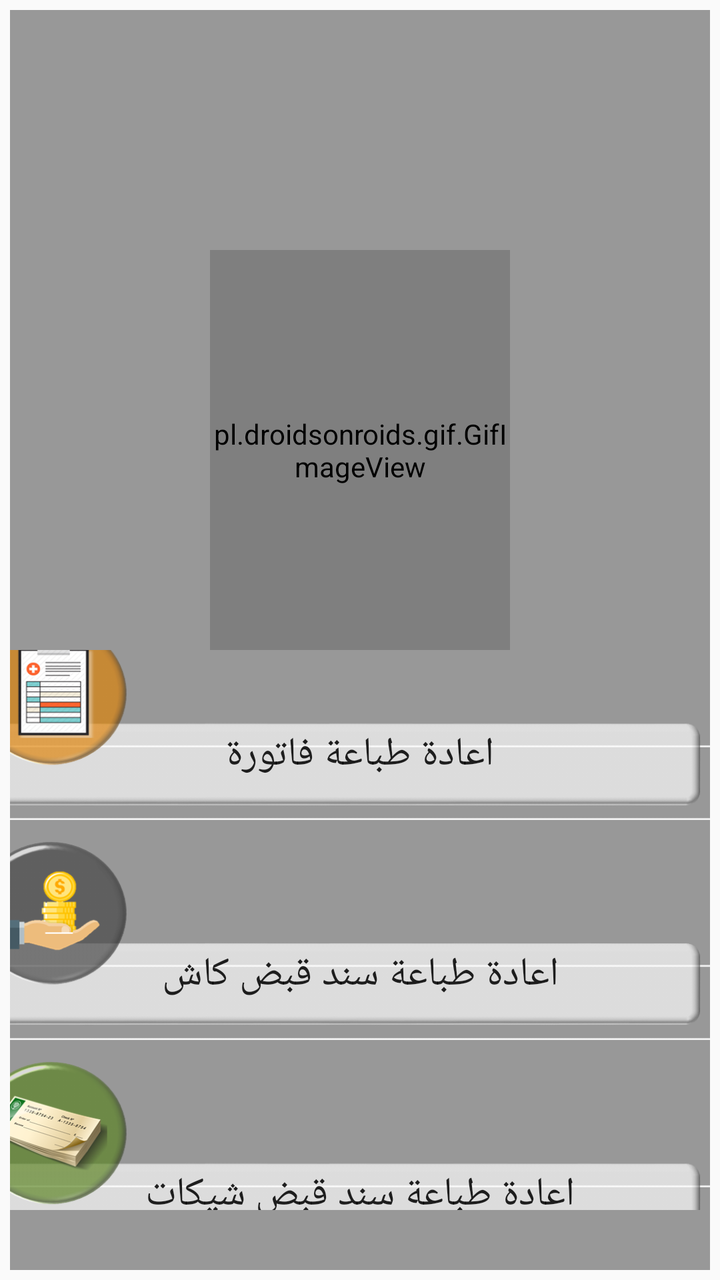
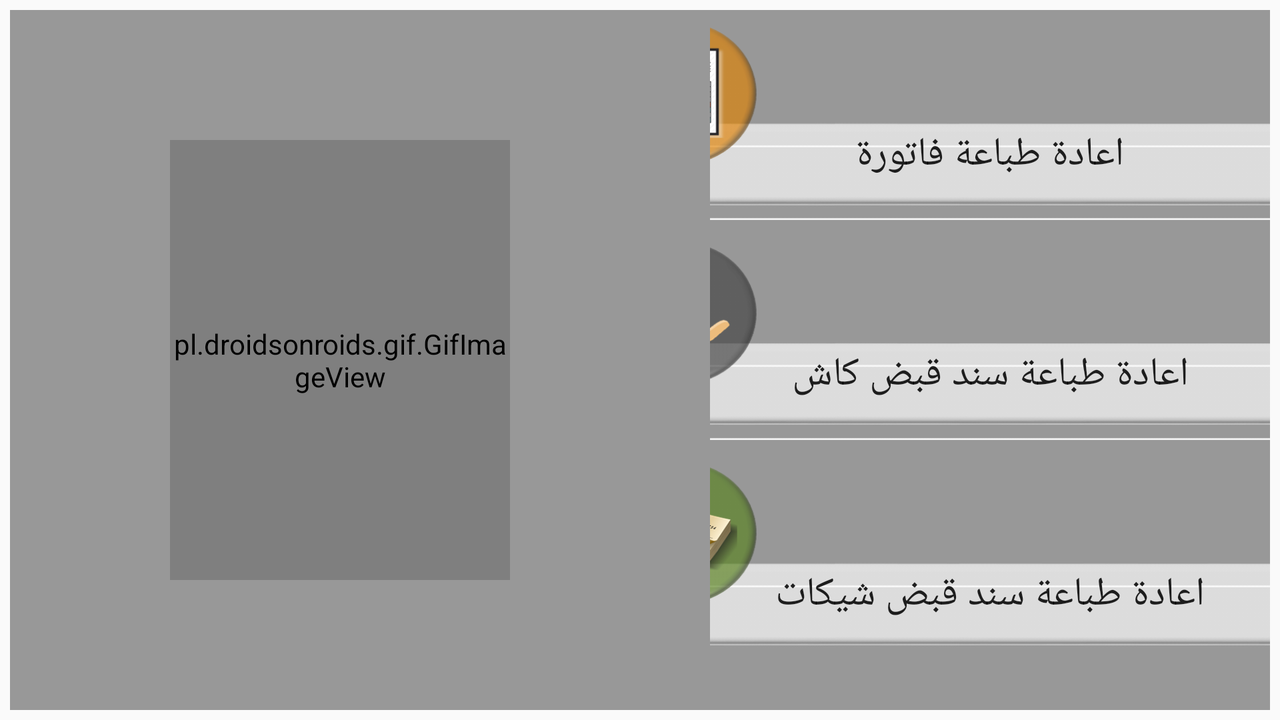

Two renders of one Android screen. The first uses the default layout on a phone; the second uses the alternative layout the repository ships for a different screen configuration, on a matching device. The two XML files are below.
<!-- AndroidManifest.xml: application theme AppTheme -->
<!-- res/layout/re_print.xml -->
<?xml version="1.0" encoding="utf-8"?>
<LinearLayout xmlns:android="http://schemas.android.com/apk/res/android"
    android:layout_width="match_parent"
    android:layout_height="match_parent"
    android:orientation="vertical"
    android:background="@drawable/z2v"
    android:padding="5dp">

    <LinearLayout
        android:layout_width="match_parent"
        android:layout_height="match_parent"
        android:gravity="center"
        android:background="#680C0C0C"
        android:orientation="vertical">

        <pl.droidsonroids.gif.GifImageView
            android:layout_width="150dp"
            android:layout_height="200dp"
            android:layout_marginTop="120dp"
            android:src="@drawable/print_man" />

        <LinearLayout
            android:layout_width="match_parent"
            android:layout_height="match_parent"
            android:gravity="center"
            android:paddingBottom="30dp"
            android:orientation="vertical">

            <Button
                android:layout_width="420dp"
                android:layout_height="100dp"
                android:layout_marginTop="10dp"
                android:background="@drawable/edit_voucher"
                android:paddingTop="35dp"
                android:text="اعادة طباعة فاتورة"
                android:textSize="20sp" />

            <Button
                android:layout_width="420dp"
                android:layout_height="100dp"
                android:layout_marginTop="10dp"
                android:background="@drawable/edit_receipt_cash"
                android:paddingTop="35dp"
                android:text="اعادة طباعة سند قبض كاش"
                android:textSize="20sp" />

            <Button
                android:layout_width="420dp"
                android:layout_height="100dp"
                android:layout_marginTop="10dp"
                android:background="@drawable/edit_receipt_cheque"
                android:paddingTop="35dp"
                android:text="اعادة طباعة سند قبض شيكات"
                android:textSize="20sp" />


        </LinearLayout>

    </LinearLayout>

</LinearLayout>
<!-- resources referenced by this layout -->
<resources>
  <!-- drawable edit_receipt_cash: png bitmap (drawable, 32375 bytes) -->
  <!-- drawable edit_receipt_cheque: png bitmap (drawable, 56508 bytes) -->
  <!-- drawable edit_voucher: png bitmap (drawable, 49508 bytes) -->
  <style name="AppTheme" parent="Theme.AppCompat.Light.NoActionBar">
          
          <item name="colorPrimary">@color/black</item>
          <item name="colorPrimaryDark">@color/black</item>
          <item name="colorAccent">@color/Orange</item>
          <item name="android:textColorSecondary">@color/Orange</item>
      </style>
  <color name="black">#000000</color>
  <color name="Orange">#C27603</color>
</resources>
<!-- res/layout-land/re_print.xml (the repository's variant of the layout above) -->
<!-- drawn on the phone turned sideways -->
<?xml version="1.0" encoding="utf-8"?>
<LinearLayout xmlns:android="http://schemas.android.com/apk/res/android"
    android:layout_width="match_parent"
    android:layout_height="match_parent"
    android:orientation="vertical"
    android:background="@drawable/z2"
    android:padding="5dp">

    <LinearLayout
        android:layout_width="match_parent"
        android:layout_height="match_parent"

        android:background="#680C0C0C"
        android:gravity="center"
        android:orientation="horizontal">

        <pl.droidsonroids.gif.GifImageView
            android:layout_width="170dp"
            android:layout_height="220dp"
            android:layout_marginStart="80dp"
            android:layout_marginLeft="80dp"
            android:src="@drawable/print_man" />

        <LinearLayout
            android:layout_width="match_parent"
            android:layout_height="match_parent"
            android:gravity="center"
            android:paddingBottom="30dp"
            android:paddingStart="100dp"
            android:orientation="vertical">

            <Button
                android:layout_width="420dp"
                android:layout_height="100dp"
                android:layout_marginTop="10dp"
                android:background="@drawable/edit_voucher"
                android:paddingTop="35dp"
                android:text="اعادة طباعة فاتورة"
                android:textSize="20sp" />

            <Button
                android:layout_width="420dp"
                android:layout_height="100dp"
                android:layout_marginTop="10dp"
                android:background="@drawable/edit_receipt_cash"
                android:paddingTop="35dp"
                android:text="اعادة طباعة سند قبض كاش"
                android:textSize="20sp" />

            <Button
                android:layout_width="420dp"
                android:layout_height="100dp"
                android:layout_marginTop="10dp"
                android:background="@drawable/edit_receipt_cheque"
                android:paddingTop="35dp"
                android:text="اعادة طباعة سند قبض شيكات"
                android:textSize="20sp" />


        </LinearLayout>

    </LinearLayout>

</LinearLayout>
